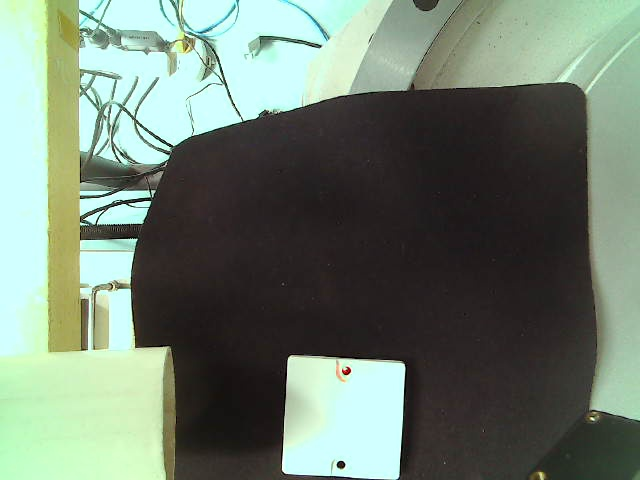
#> input picture img/1.jpg, 640 x 480 px; its folder holds only this picture in this run
$ python main.py
#> lines starting #> are read from the running program, lines starting #| are printed output that depends on the picture; after the words box and inside, x2 and y2 are one past the last pixel; in counts of white or black regions, pixels touching at a corner belong together; long printed decimals are rounded
"""
@Time ： 2024/6/21 20:53
@Auth ： Wang ji
@File ：main.py
@IDE ：PyCharm
"""

import os
import cv2
import numpy as np
import shutil

source_folder_path = './img'
output_folder_path = 'result'
count = 0
margin = 5

def perimg(image,new_folder_path):

    gray = cv2.cvtColor(image, cv2.COLOR_BGR2GRAY)  # 转为灰度图

    cv2.imwrite("./{}/{}/gray.jpg".format(output_folder_path,new_folder_path), gray)
    blurred = cv2.GaussianBlur(gray, (11, 11), 0)
    # 对灰度图像应用直方图均衡化
    equalized_image = cv2.equalizeHist(blurred)
    cv2.imwrite("./{}/{}/equalized_image.jpg".format(output_folder_path,new_folder_path), equalized_image)
    # 调整对比度和亮度
    alpha = 1.2  # 对比度增强系数
    beta = 10  # 亮度增强系数
    enhanced_image = cv2.convertScaleAbs(equalized_image, alpha=alpha, beta=beta)
    cv2.imwrite("./{}/{}/enhanced_image.jpg".format(output_folder_path,new_folder_path), enhanced_image)

    retval, img_binary = cv2.threshold(equalized_image, 128, 255, cv2.THRESH_BINARY)
    cv2.imwrite("./{}/{}/img_binary.jpg".format(output_folder_path,new_folder_path), img_binary)

    edge = cv2.Canny(blurred, 50, 150)

    cv2.imwrite("./{}/{}/edge.jpg".format(output_folder_path,new_folder_path), edge)
    kernel = cv2.getStructuringElement(cv2.MORPH_RECT, (9, 9))

    closing = cv2.morphologyEx(edge, cv2.MORPH_CLOSE, kernel, iterations=5)  # 闭运算
    cv2.imwrite("./{}/{}/closing.jpg".format(output_folder_path,new_folder_path), closing)

    contour = image.copy()
    (cnts, _) = cv2.findContours(edge, cv2.RETR_EXTERNAL, cv2.CHAIN_APPROX_SIMPLE)  # 轮廓检测
    cv2.drawContours(contour, cnts, -1, (0, 255, 0), 2)  # 绘制轮廓
    cv2.imwrite("./{}/{}/contour.jpg".format(output_folder_path,new_folder_path), contour)

    return cnts


def cnt(cnts,count,draw_rect,image,new_folder_path):


    if cnts:
        c = max(cnts, key=cv2.contourArea)
        count += 1
        rect = cv2.minAreaRect(c)  # 检测轮廓最小外接矩形，得到最小外接矩形的（中心(x,y), (宽,高), 旋转角度）
        angle = rect[-1]
        new_tuple = tuple(map(int, rect[0]))
        cv2.circle(draw_rect, new_tuple, 20, (255, 0, 0), -1)
        print(rect[0])
        box = np.int32(cv2.boxPoints(rect))  # 获取最小外接矩形的4个顶点坐标
        for pt in box:
            cv2.circle(draw_rect, tuple(pt), 20, (0, 0, 255), -1)
        width = np.linalg.norm(box[0] - box[2])
        height = np.linalg.norm(box[1] - box[3])
        # rec = np.array(box).reshape((-1, 1, 2)).astype(np.int32)

        cv2.drawContours(draw_rect, [box], 0, (255, 0, 0), 2)  # 绘制轮廓最小外接矩形

        h, w = draw_rect.shape[:2]  # 原图像的高和宽
        rect_w, rect_h = int(rect[1][0]) + 1, int(rect[1][1]) + 1  # 最小外接矩形的宽和高
        if rect_w <= rect_h:
            x, y = int(box[1][0]), int(box[1][1])  # 旋转中心
            M2 = cv2.getRotationMatrix2D((x, y), rect[2], 1)
            rotated_image = cv2.warpAffine(image, M2, (w * 2, h * 2))
            y1, y2 = y - margin if y - margin > 0 else 0, y + rect_h + margin + 1
            x1, x2 = x - margin if x - margin > 0 else 0, x + rect_w + margin + 1
            rotated_canvas = rotated_image[y1: y2, x1: x2]
        else:
            x, y = int(box[2][0]), int(box[2][1])  # 旋转中心
            M2 = cv2.getRotationMatrix2D((x, y), rect[2] + 90, 1)
            rotated_image = cv2.warpAffine(image, M2, (w * 2, h * 2))
            y1, y2 = y - margin if y - margin > 0 else 0, y + rect_w + margin + 1
            x1, x2 = x - margin if x - margin > 0 else 0, x + rect_h + margin + 1
            rotated_canvas = rotated_image[y1: y2, x1: x2]
        print("rice #{}".format(count))

        top_left = (int(new_tuple[0] - width / 2), int(new_tuple[1] - height / 2))
        bottom_right = (int(new_tuple[0] + width / 2), int(new_tuple[1] + height / 2))

        # 绘制一个与检测到的矩形尺寸相同且不旋转的新矩形（边线框为红色）
        cv2.rectangle(draw_rect, top_left, bottom_right, (0, 0, 255), 2)

        cv2.putText(draw_rect, f"Center: ({new_tuple[0]:.2f}, {new_tuple[1]:.2f})", (10, 50), cv2.FONT_HERSHEY_SIMPLEX,
                    1,(0, 255, 0), 4)
        cv2.putText(draw_rect, f"Size: {width:.2f}x{height:.2f}", (10, 100), cv2.FONT_HERSHEY_SIMPLEX, 1,
                    (255, 0, 0), 4)
        cv2.putText(draw_rect, f"Angle: {angle:.2f} rad", (10, 150), cv2.FONT_HERSHEY_SIMPLEX, 1,
                    (0, 0, 255), 4)
        cv2.imwrite("./{}/{}/rotated_{}.jpg".format(output_folder_path,new_folder_path,count), rotated_canvas)

    cv2.imwrite("./{}/{}/rect.jpg".format(output_folder_path,new_folder_path), draw_rect)


def run():

    for filename in os.listdir(source_folder_path):

        filename_no_path = os.path.basename(filename)

        name_without_extension, extension = os.path.splitext(filename_no_path)
        new_folder_path = os.path.join(os.path.dirname(source_folder_path), name_without_extension)

        if os.path.exists(output_folder_path + new_folder_path):
            shutil.rmtree(output_folder_path + new_folder_path)

        os.makedirs(output_folder_path + new_folder_path)

        image = cv2.imread(source_folder_path + '/' + filename_no_path)
#> image is the input picture: shape (480, 640, 3); mean B, G, R 112.3, 126.2, 111.6

        draw_rect = image.copy()

        cnts = perimg(image, new_folder_path)
#> in perimg, `retval, img_binary = cv2.threshold(equalized_image, 128, 255, cv2.THRE..`:
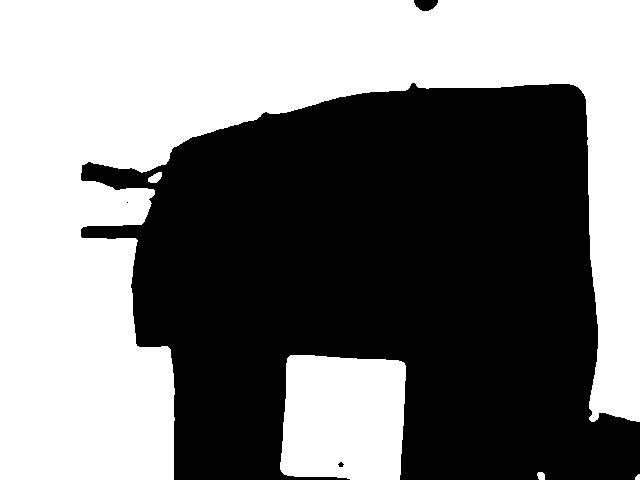
#> img_binary: shape (480, 640); 49.5% white; 5 white regions, box (x1, y1, x2, y2) and area: (0, 0, 640, 480) 137607, (280, 355, 406, 480) 14411, (148, 172, 162, 183) 103, (537, 472, 545, 480) 55, (635, 474, 640, 480) 24
#> in perimg, `edge = cv2.Canny(blurred, 50, 150)`: edge: shape (480, 640); 2% white in thin lines or dots
#> in perimg, `closing = cv2.morphologyEx(edge, cv2.MORPH_CLOSE, kernel, iterations=5)`:
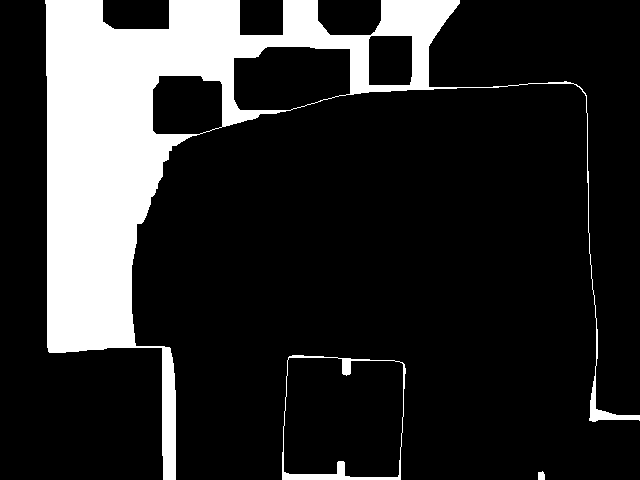
#> closing: shape (480, 640); 17.4% white; 3 white regions
#> in perimg, `(cnts, _) = cv2.findContours(edge, cv2.RETR_EXTERNAL, cv2.CHAIN_APPROX..`: cnts = 60 contours, 43 with area under 20; largest, box (x1, y1, x2, y2) and area: (113, 111, 169, 165) 1218, (86, 201, 151, 225) 966, (78, 95, 98, 152) 782, (92, 76, 114, 104) 364, (137, 126, 172, 151) 193
#> in perimg, `cv2.drawContours(contour, cnts, -1, (0, 255, 0), 2)`:
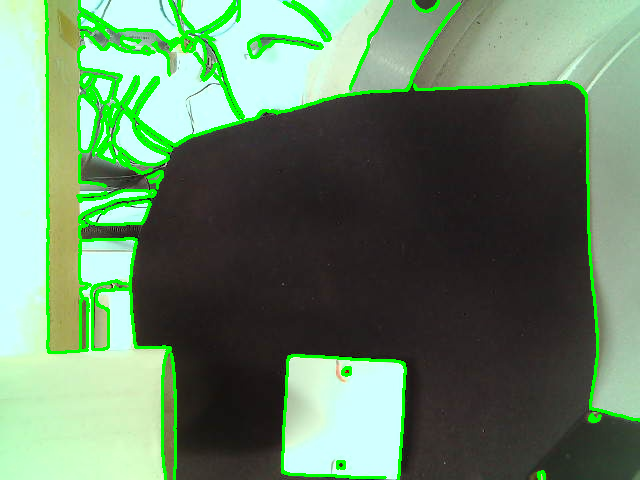
#> contour: shape (480, 640, 3); 6.27% of pixels changed, all inside (x1, y1, x2, y2) = (44, 0, 640, 480)

        cnt(cnts, count, draw_rect, image,new_folder_path)
#> in cnt, `c = max(cnts, key=cv2.contourArea)`: c = contour of 88 points, box (x1, y1, x2, y2) (113, 111, 169, 165), area 1218
#> in cnt, `rect = cv2.minAreaRect(c)`: rect = ((136, 144.5), (30.41, 65.76), -45)
#> in cnt, `angle = rect[-1]`: angle = -45
#> in cnt, `new_tuple = tuple(map(int, rect[0]))`: new_tuple = (136, 144)
#| (136.0, 144.5)
#> in cnt, `box = np.int32(cv2.boxPoints(rect))`: box = [[148, 178], [102, 132], [123, 110], [170, 157]]
#> the loop in cnt, `for pt in box:` made 4 passes
#> after the loop in cnt, `for pt in box:`:
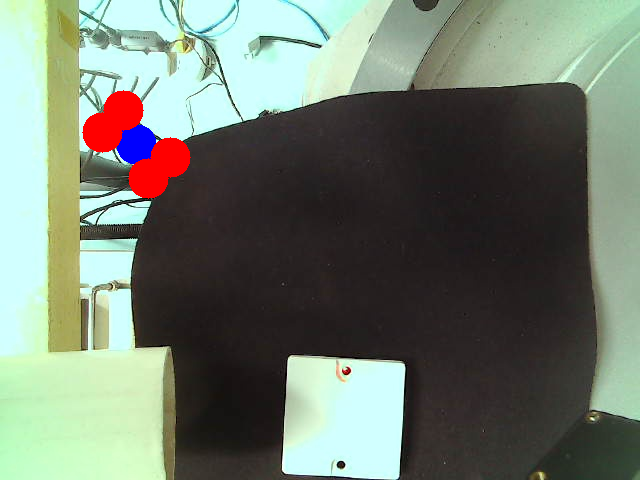
#> draw_rect: shape (480, 640, 3); mean B, G, R 110.1, 122.9, 112.8
#> in cnt, `width = np.linalg.norm(box[0] - box[2])`: width = 72.45
#> in cnt, `cv2.drawContours(draw_rect, [box], 0, (255, 0, 0), 2)`:
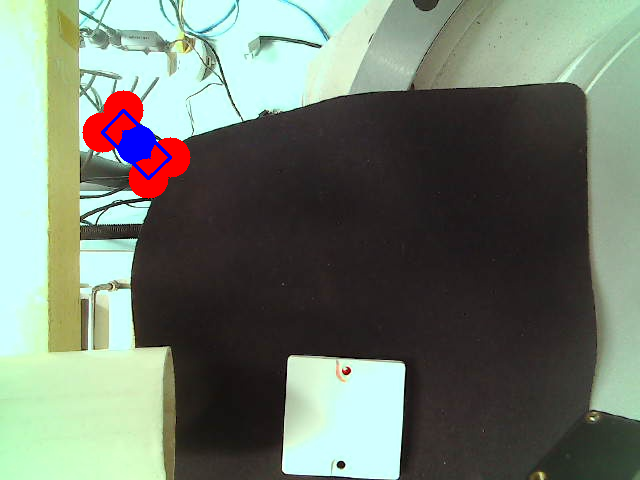
#> draw_rect: shape (480, 640, 3); 0.16% of pixels changed, all inside (x1, y1, x2, y2) = (101, 109, 172, 180)
#> in cnt, `rect_w, rect_h = int(rect[1][0]) + 1, int(rect[1][1]) + 1`: rect_w = 31; rect_h = 66
#> in cnt, `x, y = int(box[1][0]), int(box[1][1])`: x = 102; y = 132
#> in cnt, `M2 = cv2.getRotationMatrix2D((x, y), rect[2], 1)`: M2 = [[0.707, -0.707, 123.2], [0.707, 0.707, -33.46]]
#> in cnt, `rotated_image = cv2.warpAffine(image, M2, (w * 2, h * 2))`:
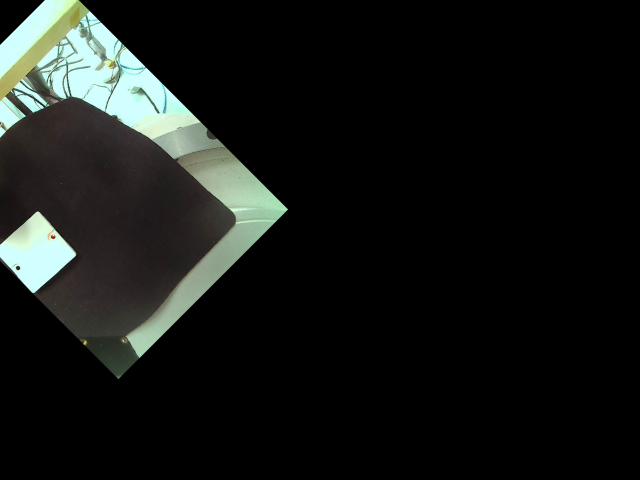
#> rotated_image: shape (960, 1280, 3) (shown at 1/2 size); mean B, G, R 21.9, 23.9, 21.4
#> in cnt, `y1, y2 = y - margin if y - margin > 0 else 0, y + rect_h + margin + 1`: y1 = 127; y2 = 204
#> in cnt, `x1, x2 = x - margin if x - margin > 0 else 0, x + rect_w + margin + 1`: x1 = 97; x2 = 139
#> in cnt, `top_left = (int(new_tuple[0] - width / 2), int(new_tuple[1] - height /..`: top_left = (99, 107)
#> in cnt, `bottom_right = (int(new_tuple[0] + width / 2), int(new_tuple[1] + heig..`: bottom_right = (172, 180)
#> in cnt, `cv2.putText(draw_rect, f"Angle: {angle:.2f} rad", (10, 150), cv2.FONT_..`:
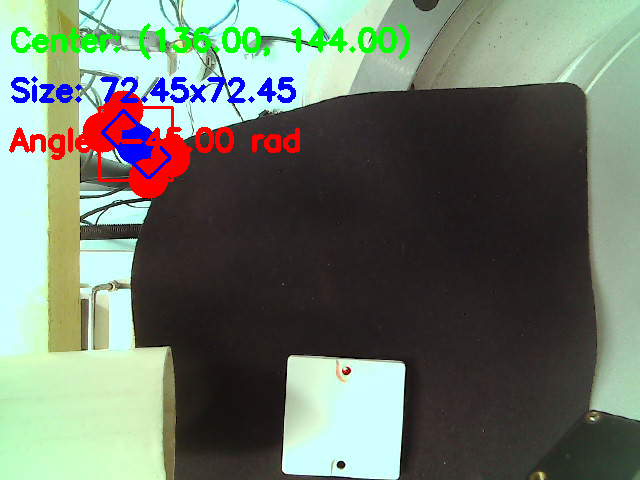
#> draw_rect: shape (480, 640, 3); mean B, G, R 107, 120, 109.4

        print(f"Created folder: {new_folder_path}")


if __name__ == '__main__':
    run()

$ run again, on img/6.jpg
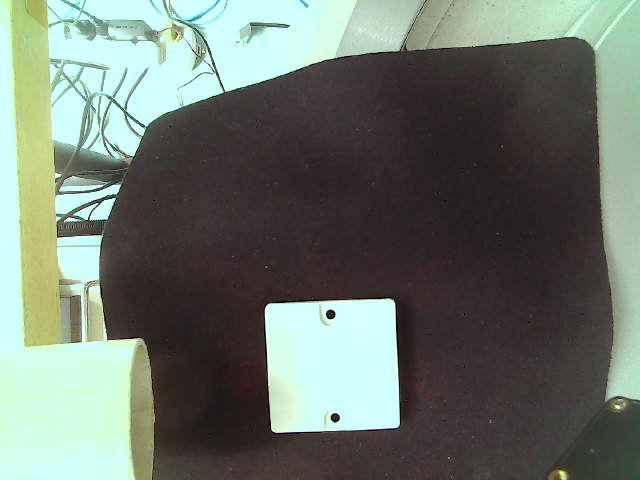
#> input picture img/6.jpg, 640 x 480 px
#> in run, image is the input picture: shape (480, 640, 3); mean B, G, R 108.8, 118.5, 109.1
#> in perimg, `retval, img_binary = cv2.threshold(equalized_image, 128, 255, cv2.THRE..`:
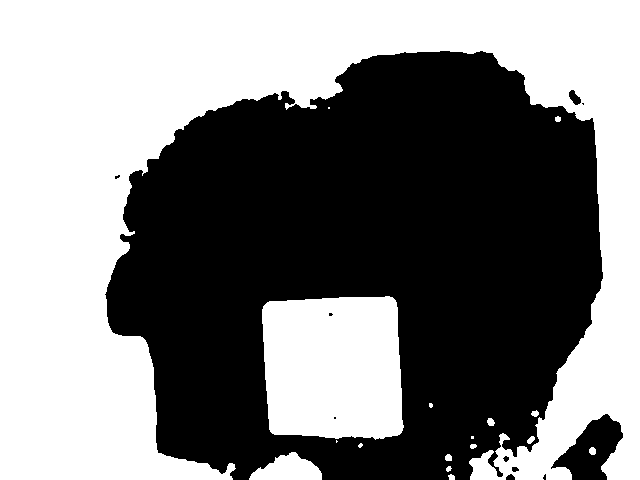
#> img_binary: shape (480, 640); 50.6% white; 11 black regions (5 under 20 px), largest, box (x1, y1, x2, y2) and area: (105, 51, 603, 480) 149088, (551, 414, 623, 480) 2464, (569, 90, 581, 105) 108, (506, 474, 515, 480) 41, (512, 467, 519, 472) 28, (503, 456, 509, 462) 24
#> edge: shape (480, 640); 1.6% white in thin lines or dots
#> closing: shape (480, 640); 15.9% white; 3 white regions
#> in perimg, `(cnts, _) = cv2.findContours(edge, cv2.RETR_EXTERNAL, cv2.CHAIN_APPROX..`: cnts = 39 contours, 29 with area under 20; largest, box (x1, y1, x2, y2) and area: (264, 298, 400, 433) 16818, (53, 143, 121, 214) 720, (112, 67, 225, 129) 83, (104, 104, 146, 165) 52, (190, 0, 423, 92) 40
#> contour: shape (480, 640, 3); 5.05% of pixels changed, all inside (x1, y1, x2, y2) = (9, 0, 640, 480)
#> c = contour of 62 points, box (x1, y1, x2, y2) (264, 298, 400, 433), area 16818
#> rect = ((332.1, 365.4), (131.4, 131.4), -2.73)
#> angle = -2.73
#> new_tuple = (332, 365)
#| (332.117, 365.447)
#> box = [[269, 434], [263, 302], [394, 296], [400, 427]]
#> the loop in cnt, `for pt in box:` made 4 passes
#> width = 186.2
#> height = 185.5
#> rect_w = 132
#> x = 263; y = 302
#> M2 = [[0.999, -0.0476, 14.66], [0.0476, 0.999, -12.17]]
#> y1 = 297; y2 = 440
#> x1 = 258; x2 = 401
#> top_left = (238, 272)
#> bottom_right = (425, 457)
#> in cnt, `cv2.putText(draw_rect, f"Angle: {angle:.2f} rad", (10, 150), cv2.FONT_..`:
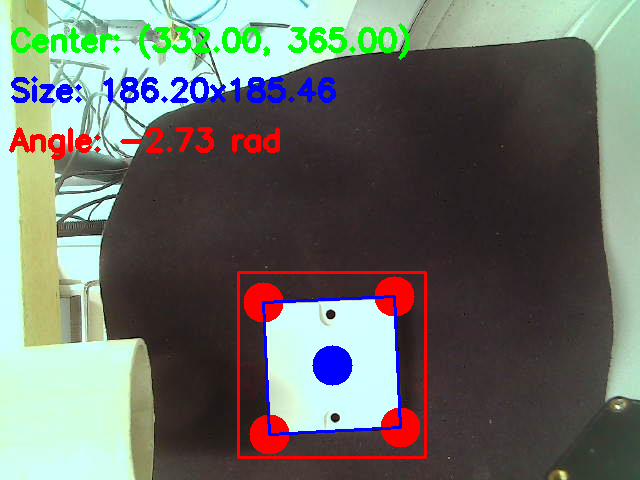
#> draw_rect: shape (480, 640, 3); mean B, G, R 105.2, 112.6, 108.2

$ run again, on img/2.jpg
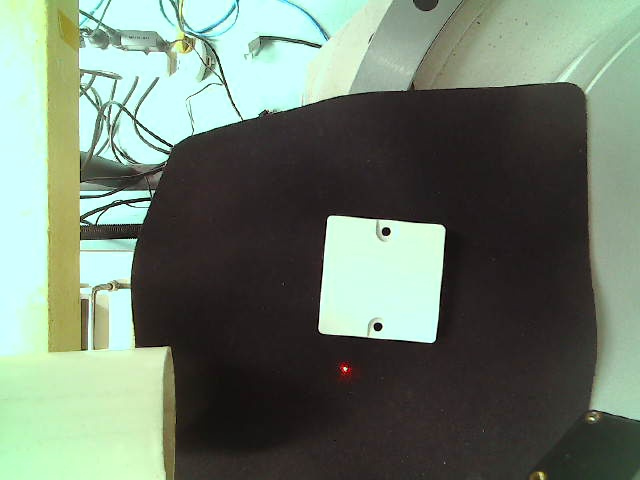
#> input picture img/2.jpg, 640 x 480 px
#> in run, image is the input picture: shape (480, 640, 3); mean B, G, R 110.5, 125, 110.8
#> in perimg, `retval, img_binary = cv2.threshold(equalized_image, 128, 255, cv2.THRE..`:
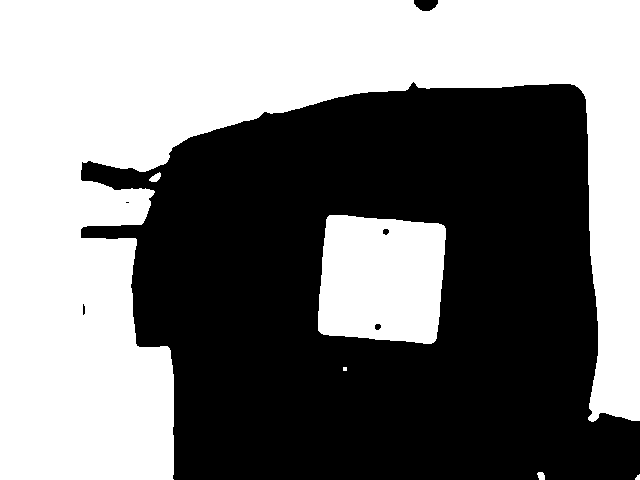
#> img_binary: shape (480, 640); 49.4% white; 6 white regions (1 under 20 px), largest, box (x1, y1, x2, y2) and area: (0, 0, 640, 480) 137224, (318, 215, 446, 344) 14470, (149, 172, 161, 182) 71, (537, 472, 545, 480) 52, (635, 474, 640, 480) 21
#> edge: shape (480, 640); 1.9% white in thin lines or dots
#> closing: shape (480, 640); 14.4% white; 3 white regions
#> in perimg, `(cnts, _) = cv2.findContours(edge, cv2.RETR_EXTERNAL, cv2.CHAIN_APPROX..`: cnts = 56 contours, 39 with area under 20; largest, box (x1, y1, x2, y2) and area: (318, 215, 446, 343) 14048, (113, 111, 169, 165) 1211, (86, 201, 150, 225) 958, (78, 95, 98, 152) 764, (78, 13, 105, 31) 174
#> contour: shape (480, 640, 3); 6.05% of pixels changed, all inside (x1, y1, x2, y2) = (50, 0, 640, 480)
#> c = contour of 90 points, box (x1, y1, x2, y2) (318, 215, 446, 343), area 14048
#> rect = ((381.3, 278.7), (120.1, 120.4), -85.03)
#> angle = -85.03
#> new_tuple = (381, 278)
#| (381.289, 278.677)
#> box = [[436, 343], [316, 333], [326, 213], [446, 224]]
#> the loop in cnt, `for pt in box:` made 4 passes
#> width = 170.3
#> height = 169.6
#> rect_w = 121
#> x = 316; y = 333
#> M2 = [[0.0866, -0.996, 620.4], [0.996, 0.0866, -10.66]]
#> y1 = 328; y2 = 460
#> x1 = 311; x2 = 443
#> top_left = (295, 193)
#> bottom_right = (466, 362)
#> in cnt, `cv2.putText(draw_rect, f"Angle: {angle:.2f} rad", (10, 150), cv2.FONT_..`:
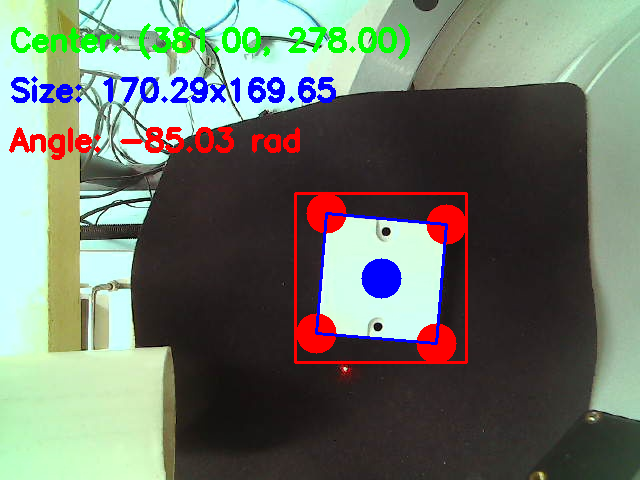
#> draw_rect: shape (480, 640, 3); mean B, G, R 106.5, 118.5, 110
